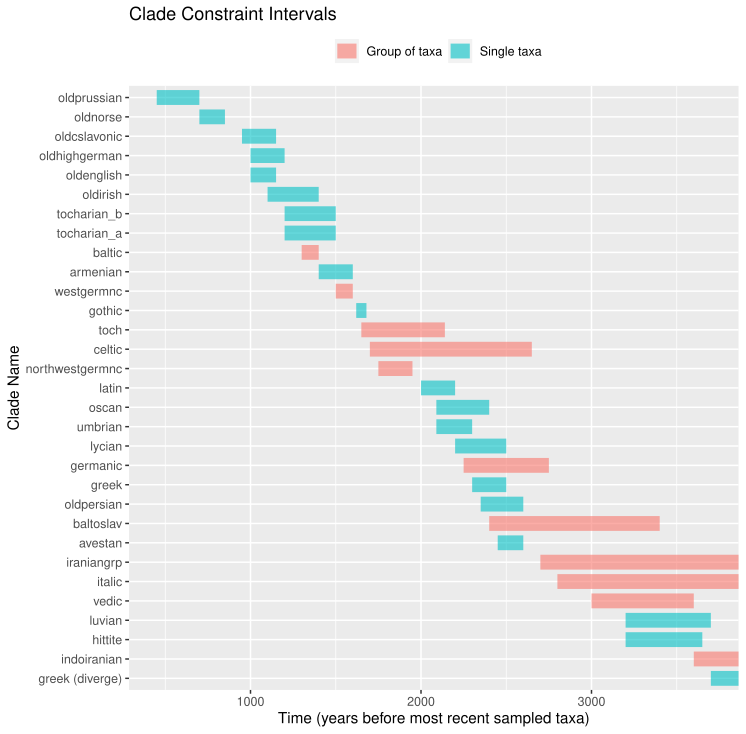

The script that drew this image:
library(ggplot2)

  
clade = c('hittite', 'tocharian_a', 'tocharian_b', 'luvian', 'lycian',
                          'oldirish', 'umbrian', 'oscan', 'latin', 'greek', 'greek (diverge)', 'armenian', 'gothic', 'oldnorse',
                          'oldenglish', 'oldhighgerman', 'oldcslavonic', 'oldprussian', 'avestan', 'oldpersian', 'vedic',
                          'celtic', 'italic', 'germanic',  'westgermnc','northwestgermnc','baltoslav','baltic', 'iraniangrp',
                          'indoiranian', 'toch')
rootmin = c(3200,1200,1200,3200,2200,1100,2090,2090,2000,2300,3700,1400,1620,700,1000,1000,950,
            450,2450,2350,3000,1700,2800,2250,1500,1750,2400,1300,2700,3600,1650)
rootmax = c(3650,1500,1500,3700,2500,1400,2300,2400,2200,2500,Inf,1600,1680,850,
            1150,1200,1150,700,2600,2600,3600,2650,Inf,2750,1600,1950,3400,1400,Inf,Inf,2140)
type = c('Root', 'Root', 'Root', 'Root', 'Root',
                 'Root', 'Root', 'Root', 'Root', 'Root', 'Diverge', 'Root', 'Root', 'Root',
                 'Root', 'Root', 'Root', 'Root', 'Root', 'Root', 'Root',
                 'Root', 'Root', 'Root',  'Root','Root','Root','Root', 'Root',
                 'Root', 'Root')
taxa = rep('Single taxa', 31)
taxa[21:31] = 'Group of taxa'

length(clade)
length(rootmin)
length(rootmax)

df = data.frame(clade = clade, rootmin = rootmin, rootmax = rootmax, type = type, taxa = taxa)
df1 <- df %>% filter(taxa == 'Single taxa')
df1
df2 <- df %>% filter(taxa == 'Group of taxa')
df2

df_m <- df[order(rootmin, decreasing = T),]
df_m

ggplot(data = df_m)+
  geom_segment(aes(x = clade, xend = clade, y = rootmin, yend = rootmax, colour = as.factor(taxa)), size = 5, alpha = 0.6) +
  coord_flip() +
  scale_x_discrete(limits = as.character(df_m$clade))+
  ylab("Time (years before most recent sampled taxa)")  + 
  theme(legend.position="top", legend.title = element_blank()) + 
  labs(title = 'Clade Constraint Intervals', x = 'Clade Name')
#facet_wrap(as.factor(Taxa), drop=TRUE, scales="free_y")

ggplot(data = df1)+
  geom_segment(aes(x = clade, xend = clade, y = rootmin, yend = rootmax, colour = as.factor(type)), size = 5, alpha = 0.6) +
  coord_flip() +
  scale_x_discrete(limits = as.character(df1$clade))+
  ylab("Time") 
  #facet_wrap(as.factor(Taxa), drop=TRUE, scales="free_y")

ggplot(data = df2)+
  geom_segment(aes(x = clade, xend = clade, y = rootmin, yend = rootmax, colour = 'blue'), color = 'blue', size = 5, alpha = 0.6) +
  coord_flip() +
  scale_x_discrete(limits = as.character(df2$clade))+
  ylab("Time") 
